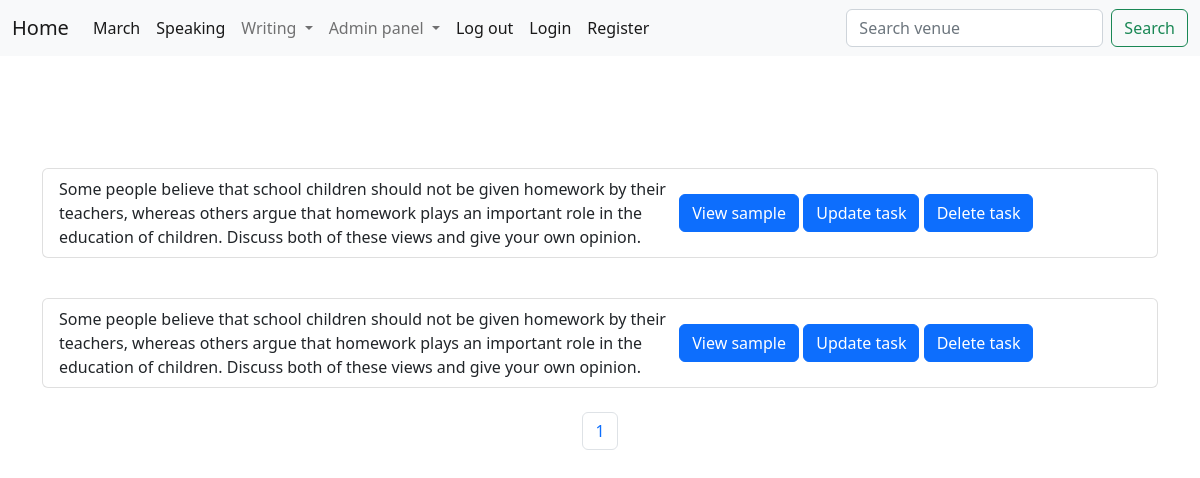
Page /task2list?page=2 on the earlier database version.
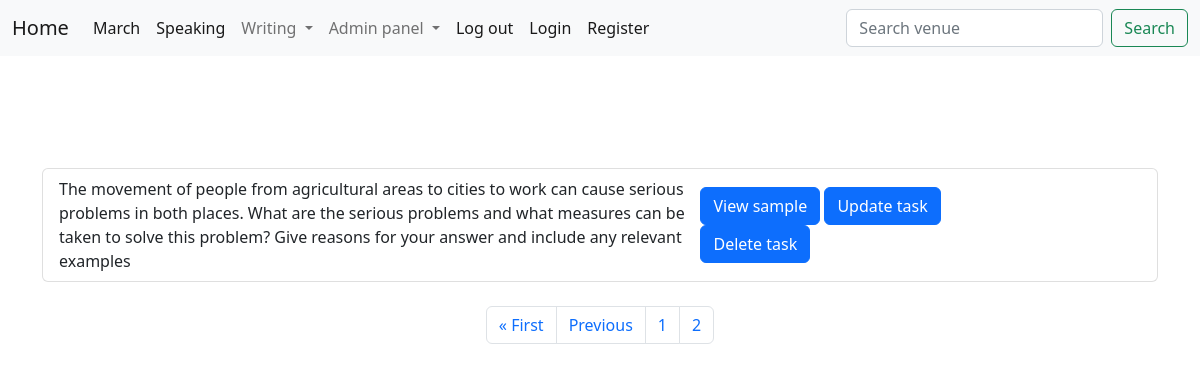
Same page on the later database version.
### ielts/models.py (models this page shows, shortened)
class writingtask2(models.Model):
    question = models.ForeignKey(
        'Task2question',  default="coding", on_delete=models.CASCADE)
    title = models.CharField(max_length=300)
    text = RichTextField(blank=True, null=True)
    score = models.IntegerField(null=True, blank=True)

class Task2question(models.Model):
    title = models.CharField(max_length=255)
    category = models.ForeignKey(
        'CategoryTask2', related_name='category', default="without any category", on_delete=models.CASCADE)
    def __str__(self):
        return (self.title)

### ielts/views.py (the view)
# urls.py: path('task2list', Task2list, name='task2list'),
def Task2list(request):
    listtask = writingtask2.objects.all
    p = Paginator(writingtask2.objects.all(), 2)
    page = request.GET.get('page')
    tasks = p.get_page(page)
    nums = "a" * tasks.paginator.num_pages
    return render(request, 'tasks/task2/task2list.html',
                  {"listtask": listtask,
                   "tasks": tasks,
                   "nums": nums,
                   }
                  )

### ielts/templates/tasks/task2/task2list.html (shortened to what this page needs)
{% extends "base.html" %}
{% block content %}
<br/>
<br/>
<br/>
{% for i in tasks %}
<ul class="list-group">
    <li class="list-group-item d-flex justify-content-between align-items-center">
        {{i.question}}
       <div class="container"> <button type="button" class="btn btn-primary"><a class="dropdown-item" aria-current="page" href="{% url 'task2show' i.id %}">View sample</a></button>
        <button type="button" class="btn btn-primary"><a class="dropdown-item" aria-current="page" href="{% url 'task2update' i.id %}">Update task</a></button>
        <button type="button" class="btn btn-primary"><a class="dropdown-item" aria-current="page" href="{% url 'task2delete' i.id %}">Delete task</a></button>
    </div>
        <span class="badge badge-primary badge-pill">Band score{{i.score}}</span>
    </li>
</ul><br/>
{% endfor %}
<nav aria-label="Page navigation example">
    <ul class="pagination  justify-content-center">
{% if tasks.has_previous %}
<li class="page-item"><a class="page-link"  href="?page=1">&laquo; First</a></li>
<li class="page-item"><a class="page-link"  href="?page={{tasks.previous_page_number}}">Previous</a></li>
{% endif %}
{% for i in nums %}
    <li class="page-item"><a class="page-link"  href="?page={{forloop.counter}}">{{forloop.counter}}</a></li>
{% endfor %}
</ul>
</nav>
{% endblock %}

Differences in the rows shown:
no longer on this page (row unchanged): writingtask2: question "Some people believe that school children should not be given homework by their teachers, whereas others argue that homework plays an important role in the education of children. Discuss both of these views and give your own opinion."
no longer on this page (row unchanged): writingtask2: question "Some people believe that school children should not be given homework by their teachers, whereas others argue that homework plays an important role in the education of children. Discuss both of these views and give your own opinion."
added writingtask2: question "The movement of people from agricultural areas to cities to work can cause serious problems in both places. What are the serious problems and what measures can be taken to solve this problem? Give reasons for your answer and include any relevant examples"
Other differences:
text now shown: "« First Previous"
new list line: "2"
